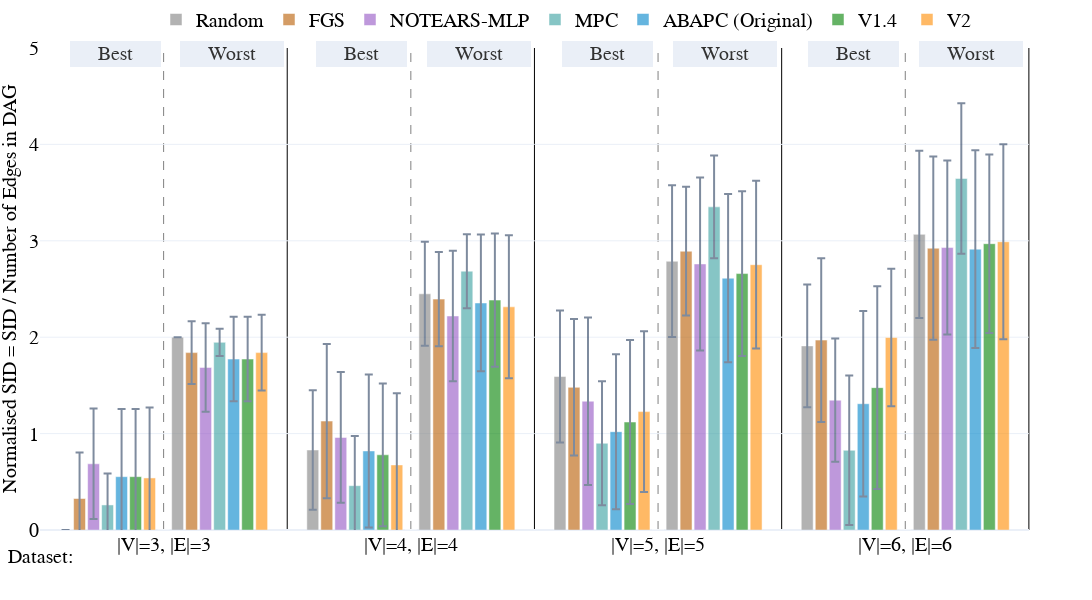

Notebook source saved alongside this figure:
### Code cell
import importlib
import utils
importlib.reload(utils)
from utils import double_bar_chart_plotly


fig = double_bar_chart_plotly(v1_random_plot_data, 
                        names_dict,
                        colors_dict,
                        vars_to_plot=['n_sid_low', 'n_sid_high'],
                        names=['Best', 'Worst'],
                        labels=['Normalised SID = SID / Number of Edges in DAG', ''],
                        methods=[
                                'Random',
                                'FGS',
                                'NOTEARS-MLP',
                                'MPC',
                                'ABAPC (Original)',
                                # 'V1.1 Refined Fact Ranking',
                                # 'V1.2 Model Selection by Refined Fact Strengths',
                                # 'V1.3 Model Selection by Arrows Sum',
                                'V1.4 Model Selection by Arrows Mean',
                                'V2',
                            ],
                        dist_between_lines=0.1175,
                        intra_dis=0.112,
                        inter_dis=0.137,
                        lin_space=5,
                        nl_space=5,
                        start_pos = 0.03,
                            width=1300,
                            height=600,
                            range_y1=(0, 5),
                            range_y2=(0, 5))

### Figure 1 — Plotly figure (JSON) as saved in the notebook; plotly's stock layout.template omitted (floating-point values rounded to 4 significant figures)
{"data": [{"error_y": {"array": [0.0, 0.6195, 0.6845, 0.6355], "type": "data", "visible": true}, "marker": {"color": "grey"}, "name": "Random", "offsetgroup": "0", "opacity": 0.6, "showlegend": true, "type": "bar", "x": ["|V|=3, |E|=3", "|V|=4, |E|=4", "|V|=5, |E|=5", "|V|=6, |E|=6"], "y": [0.0, 0.83, 1.592, 1.91], "yaxis": "y"}, {"error_y": {"array": [0.4785, 0.8006, 0.708, 0.8496], "type": "data", "visible": true}, "marker": {"color": "#b85c00"}, "name": "FGS", "offsetgroup": "1", "opacity": 0.6, "showlegend": true, "type": "bar", "x": ["|V|=3, |E|=3", "|V|=4, |E|=4", "|V|=5, |E|=5", "|V|=6, |E|=6"], "y": [0.3267, 1.13, 1.48, 1.97], "yaxis": "y"}, {"error_y": {"array": [0.5731, 0.6783, 0.868, 0.6396], "type": "data", "visible": true}, "marker": {"color": "#9454c4"}, "name": "NOTEARS-MLP", "offsetgroup": "2", "opacity": 0.6, "showlegend": true, "type": "bar", "x": ["|V|=3, |E|=3", "|V|=4, |E|=4", "|V|=5, |E|=5", "|V|=6, |E|=6"], "y": [0.6867, 0.96, 1.336, 1.347], "yaxis": "y"}, {"error_y": {"array": [0.325, 0.516, 0.643, 0.7759], "type": "data", "visible": true}, "marker": {"color": "#379f9f"}, "name": "MPC", "offsetgroup": "3", "opacity": 0.6, "showlegend": true, "type": "bar", "x": ["|V|=3, |E|=3", "|V|=4, |E|=4", "|V|=5, |E|=5", "|V|=6, |E|=6"], "y": [0.26, 0.46, 0.9, 0.8267], "yaxis": "y"}, {"error_y": {"array": [0.7018, 0.7939, 0.8043, 0.9619], "type": "data", "visible": true}, "marker": {"color": "#0085CA"}, "name": "ABAPC (Original)", "offsetgroup": "4", "opacity": 0.6, "showlegend": true, "type": "bar", "x": ["|V|=3, |E|=3", "|V|=4, |E|=4", "|V|=5, |E|=5", "|V|=6, |E|=6"], "y": [0.5533, 0.82, 1.02, 1.31], "yaxis": "y"}, {"error_y": {"array": [0.7018, 0.74, 0.8514, 1.051], "type": "data", "visible": true}, "marker": {"color": "#008100"}, "name": "V1.4 ", "offsetgroup": "5", "opacity": 0.6, "showlegend": true, "type": "bar", "x": ["|V|=3, |E|=3", "|V|=4, |E|=4", "|V|=5, |E|=5", "|V|=6, |E|=6"], "y": [0.5533, 0.78, 1.12, 1.477], "yaxis": "y"}, {"error_y": {"array": [0.7312, 0.7445, 0.833, 0.7139], "type": "data", "visible": true}, "marker": {"color": "#ff8c00"}, "name": "V2", "offsetgroup": "6", "opacity": 0.6, "showlegend": true, "type": "bar", "x": ["|V|=3, |E|=3", "|V|=4, |E|=4", "|V|=5, |E|=5", "|V|=6, |E|=6"], "y": [0.54, 0.675, 1.228, 1.997], "yaxis": "y"}, {"marker": {"color": "white"}, "name": "", "offsetgroup": "7", "opacity": 1, "showlegend": false, "type": "bar", "x": ["|V|=3, |E|=3", "|V|=4, |E|=4", "|V|=5, |E|=5", "|V|=6, |E|=6"], "y": [0.0, 0.0, 0.0, 0.0]}, {"error_y": {"array": [0.0, 0.5393, 0.787, 0.8677], "type": "data", "visible": true}, "marker": {"color": "grey"}, "name": "Random", "offsetgroup": "8", "opacity": 0.6, "showlegend": false, "type": "bar", "x": ["|V|=3, |E|=3", "|V|=4, |E|=4", "|V|=5, |E|=5", "|V|=6, |E|=6"], "y": [2.0, 2.45, 2.788, 3.067], "yaxis": "y2"}, {"error_y": {"array": [0.3246, 0.4899, 0.6679, 0.9501], "type": "data", "visible": true}, "marker": {"color": "#b85c00"}, "name": "FGS", "offsetgroup": "9", "opacity": 0.6, "showlegend": false, "type": "bar", "x": ["|V|=3, |E|=3", "|V|=4, |E|=4", "|V|=5, |E|=5", "|V|=6, |E|=6"], "y": [1.84, 2.395, 2.892, 2.923], "yaxis": "y2"}, {"error_y": {"array": [0.4588, 0.677, 0.8972, 0.9023], "type": "data", "visible": true}, "marker": {"color": "#9454c4"}, "name": "NOTEARS-MLP", "offsetgroup": "10", "opacity": 0.6, "showlegend": false, "type": "bar", "x": ["|V|=3, |E|=3", "|V|=4, |E|=4", "|V|=5, |E|=5", "|V|=6, |E|=6"], "y": [1.687, 2.22, 2.76, 2.93], "yaxis": "y2"}, {"error_y": {"array": [0.1406, 0.384, 0.5339, 0.78], "type": "data", "visible": true}, "marker": {"color": "#379f9f"}, "name": "MPC", "offsetgroup": "11", "opacity": 0.6, "showlegend": false, "type": "bar", "x": ["|V|=3, |E|=3", "|V|=4, |E|=4", "|V|=5, |E|=5", "|V|=6, |E|=6"], "y": [1.947, 2.685, 3.352, 3.647], "yaxis": "y2"}, {"error_y": {"array": [0.4387, 0.7091, 0.8726, 1.025], "type": "data", "visible": true}, "marker": {"color": "#0085CA"}, "name": "ABAPC (Original)", "offsetgroup": "12", "opacity": 0.6, "showlegend": false, "type": "bar", "x": ["|V|=3, |E|=3", "|V|=4, |E|=4", "|V|=5, |E|=5", "|V|=6, |E|=6"], "y": [1.773, 2.355, 2.612, 2.913], "yaxis": "y2"}, {"error_y": {"array": [0.4387, 0.6911, 0.8545, 0.9262], "type": "data", "visible": true}, "marker": {"color": "#008100"}, "name": "V1.4 ", "offsetgroup": "13", "opacity": 0.6, "showlegend": false, "type": "bar", "x": ["|V|=3, |E|=3", "|V|=4, |E|=4", "|V|=5, |E|=5", "|V|=6, |E|=6"], "y": [1.773, 2.385, 2.66, 2.97], "yaxis": "y2"}, {"error_y": {"array": [0.3941, 0.742, 0.87, 1.011], "type": "data", "visible": true}, "marker": {"color": "#ff8c00"}, "name": "V2", "offsetgroup": "14", "opacity": 0.6, "showlegend": false, "type": "bar", "x": ["|V|=3, |E|=3", "|V|=4, |E|=4", "|V|=5, |E|=5", "|V|=6, |E|=6"], "y": [1.84, 2.315, 2.752, 2.99], "yaxis": "y2"}], "layout": {"annotations": [{"font": {"color": "Black", "family": "Serif", "size": 20}, "showarrow": false, "text": "Dataset:", "x": 0, "xanchor": "center", "xref": "paper", "y": -0.08, "yanchor": "bottom", "yref": "paper"}, {"bgcolor": "#E5ECF6", "bordercolor": "#E5ECF6", "borderwidth": 2, "font": {"color": "black", "size": 20}, "opacity": 0.8, "showarrow": false, "text": "     Best     ", "x": 0.03, "xanchor": "left", "xref": "x domain", "y": 1.015, "yref": "y domain"}, {"bgcolor": "#E5ECF6", "bordercolor": "#E5ECF6", "borderwidth": 2, "font": {"color": "black", "size": 20}, "opacity": 0.8, "showarrow": false, "text": "     Worst     ", "x": 0.142, "xanchor": "left", "xref": "x domain", "y": 1.015, "yref": "y domain"}, {"bgcolor": "#E5ECF6", "bordercolor": "#E5ECF6", "borderwidth": 2, "font": {"color": "black", "size": 20}, "opacity": 0.8, "showarrow": false, "text": "     Best     ", "x": 0.279, "xanchor": "left", "xref": "x domain", "y": 1.015, "yref": "y domain"}, {"bgcolor": "#E5ECF6", "bordercolor": "#E5ECF6", "borderwidth": 2, "font": {"color": "black", "size": 20}, "opacity": 0.8, "showarrow": false, "text": "     Worst     ", "x": 0.391, "xanchor": "left", "xref": "x domain", "y": 1.015, "yref": "y domain"}, {"bgcolor": "#E5ECF6", "bordercolor": "#E5ECF6", "borderwidth": 2, "font": {"color": "black", "size": 20}, "opacity": 0.8, "showarrow": false, "text": "     Best     ", "x": 0.528, "xanchor": "left", "xref": "x domain", "y": 1.015, "yref": "y domain"}, {"bgcolor": "#E5ECF6", "bordercolor": "#E5ECF6", "borderwidth": 2, "font": {"color": "black", "size": 20}, "opacity": 0.8, "showarrow": false, "text": "     Worst     ", "x": 0.64, "xanchor": "left", "xref": "x domain", "y": 1.015, "yref": "y domain"}, {"bgcolor": "#E5ECF6", "bordercolor": "#E5ECF6", "borderwidth": 2, "font": {"color": "black", "size": 20}, "opacity": 0.8, "showarrow": false, "text": "     Best     ", "x": 0.777, "xanchor": "left", "xref": "x domain", "y": 1.015, "yref": "y domain"}, {"bgcolor": "#E5ECF6", "bordercolor": "#E5ECF6", "borderwidth": 2, "font": {"color": "black", "size": 20}, "opacity": 0.8, "showarrow": false, "text": "     Worst     ", "x": 0.889, "xanchor": "left", "xref": "x domain", "y": 1.015, "yref": "y domain"}], "bargap": 0.15, "bargroupgap": 0.15, "barmode": "group", "font": {"color": "black", "family": "Serif", "size": 20}, "height": 600, "hovermode": "x unified", "legend": {"orientation": "h", "x": 0.5, "xanchor": "center", "y": 1.1, "yanchor": "top"}, "margin": {"b": 70, "l": 40, "r": 0, "t": 20}, "shapes": [{"layer": "below", "line": {"color": "grey", "dash": "dash", "width": 1}, "type": "line", "x0": 0.1175, "x1": 0.1175, "xref": "paper", "y0": 0, "y1": 1, "yref": "paper"}, {"layer": "below", "line": {"color": "black", "dash": "solid", "width": 1}, "type": "line", "x0": 0.235, "x1": 0.235, "xref": "paper", "y0": 0, "y1": 1, "yref": "paper"}, {"layer": "below", "line": {"color": "grey", "dash": "dash", "width": 1}, "type": "line", "x0": 0.3525, "x1": 0.3525, "xref": "paper", "y0": 0, "y1": 1, "yref": "paper"}, {"layer": "below", "line": {"color": "black", "dash": "solid", "width": 1}, "type": "line", "x0": 0.47, "x1": 0.47, "xref": "paper", "y0": 0, "y1": 1, "yref": "paper"}, {"layer": "below", "line": {"color": "grey", "dash": "dash", "width": 1}, "type": "line", "x0": 0.5875, "x1": 0.5875, "xref": "paper", "y0": 0, "y1": 1, "yref": "paper"}, {"layer": "below", "line": {"color": "black", "dash": "solid", "width": 1}, "type": "line", "x0": 0.705, "x1": 0.705, "xref": "paper", "y0": 0, "y1": 1, "yref": "paper"}, {"layer": "below", "line": {"color": "grey", "dash": "dash", "width": 1}, "type": "line", "x0": 0.8225, "x1": 0.8225, "xref": "paper", "y0": 0, "y1": 1, "yref": "paper"}, {"layer": "below", "line": {"color": "black", "dash": "solid", "width": 1}, "type": "line", "x0": 0.94, "x1": 0.94, "xref": "paper", "y0": 0, "y1": 1, "yref": "paper"}], "width": 1300, "xaxis": {"anchor": "y", "domain": [0, 0.94]}, "yaxis": {"anchor": "x", "domain": [0, 1], "range": [0, 5], "title": {"font": {"size": 20}, "text": "Normalised SID = SID / Number of Edges in DAG"}}, "yaxis2": {"anchor": "x", "overlaying": "y", "range": [0, 5], "scaleanchor": 0, "showgrid": false, "showline": false, "showticklabels": false, "side": "right", "title": {"font": {"size": 20}, "text": ""}, "zeroline": true}}}
